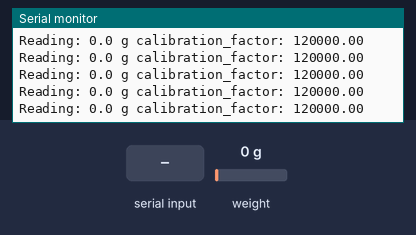
Simulated run of this sketch. Board: Arduino Uno, built with avr-gcc and run on an emulated ATmega328P. Parts: the last lines printed to the serial monitor. Inputs (shaded band) come from the test bench; at power-on: weight on the scale 0 g. EEPROM starts erased.

Above: at 3.3 s.
3.4 s: weight on the scale set to 100 g
At 3.4 s:
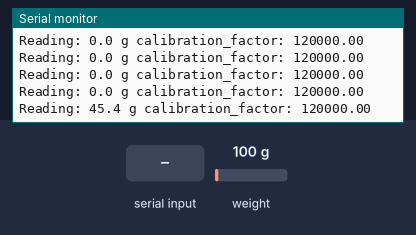
6.4 s: "s" received over Serial
9.4 s: weight on the scale set to 1250 g
At 9.4 s:
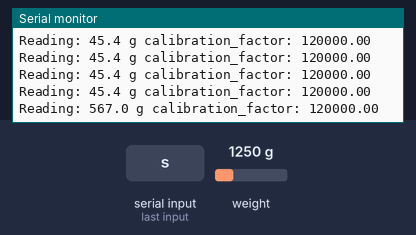
12.4 s: "+" received over Serial
At 12.54 s:
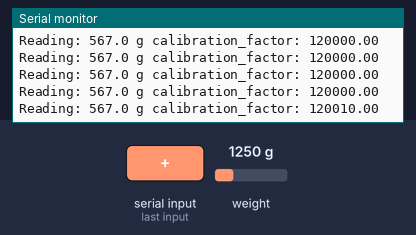
13.9 s: weight on the scale set to 2500 g
At 17.82 s:
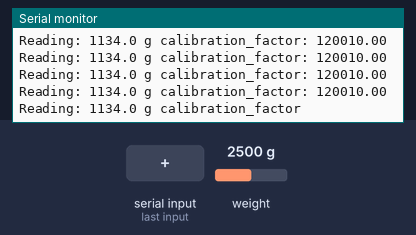
Timing chart, 0 to 17.9 s (numbered marks = the images above; inputs shaded):
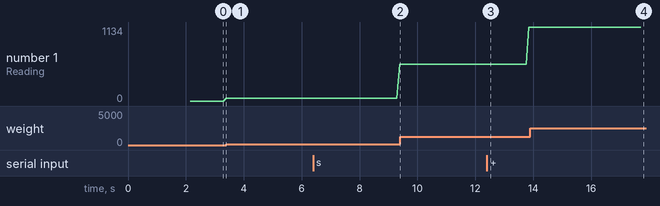

The sketch:

cal_test.ino
```cpp
#include <EEPROM.h>
#include "HX711.h"

#define LBS_TO_GRAM   (453.6)

#define DOUT  3
#define CLK  2

HX711 scale;

float calibration_factor = 120000; //-7050; //-7050 worked for my 440lb max scale setup

void setup() {

  scale.begin(DOUT, CLK);

  Serial.begin(9600);
  Serial.println("HX711 calibration sketch");
  Serial.println("Remove all weight from scale");
  Serial.println("After readings begin, place known weight on scale");
  Serial.println("Press + or a to increase calibration factor");
  Serial.println("Press - or z to decrease calibration factor");

  scale.set_scale();
  scale.tare(); //Reset the scale to 0

  long zero_factor = scale.read_average(); //Get a baseline reading
  Serial.print("Zero factor: "); //This can be used to remove the need to tare the scale. Useful in permanent scale projects.
  Serial.println(zero_factor);
}

void loop() {

  float value;

  scale.set_scale(calibration_factor); //Adjust to this calibration factor

  Serial.print("Reading: ");

  value = scale.get_units()*LBS_TO_GRAM;
  Serial.print(value, 1);
  Serial.print(" g"); //Change this to kg and re-adjust the calibration factor if you follow SI units like a sane person
  Serial.print(" calibration_factor: ");
  Serial.print(calibration_factor);
  Serial.println();

  if(Serial.available())
  {
    char temp = Serial.read();
    if(temp == '+')
      calibration_factor += 10;
    else if(temp == '-')
      calibration_factor -= 10;
    else if(temp == 'a')
      calibration_factor += 1000;
    else if(temp == 'z')
      calibration_factor -= 1000;
    else if(temp == 's')
      set_eeprom(calibration_factor);
    else if(temp == 'l')
      calibration_factor=get_eeprom();
  }
}


float get_eeprom(void)
{
  float val;
  char *p = (char*)&val;

  for(int i=0;i<8;i++)
  {
    *p++ = EEPROM.read(i);
  }

  return val;
}

void set_eeprom(float val)
{
  char *p = (char*)&val;

  for(int i=0;i<8;i++)
  {
    EEPROM.write(i, *p++);
  }
}
```

Measured:
- after the input at 12.4 s, the serial monitor: prints a new line after 0.14 s (image 3)
- after the input at 13.9 s, the serial monitor: prints a new line after 0.06 s (image 4)
- plotted number 1: 45.4 → 567 after the input at 6.4 s, 567 → 1134 after the input at 12.4 s
